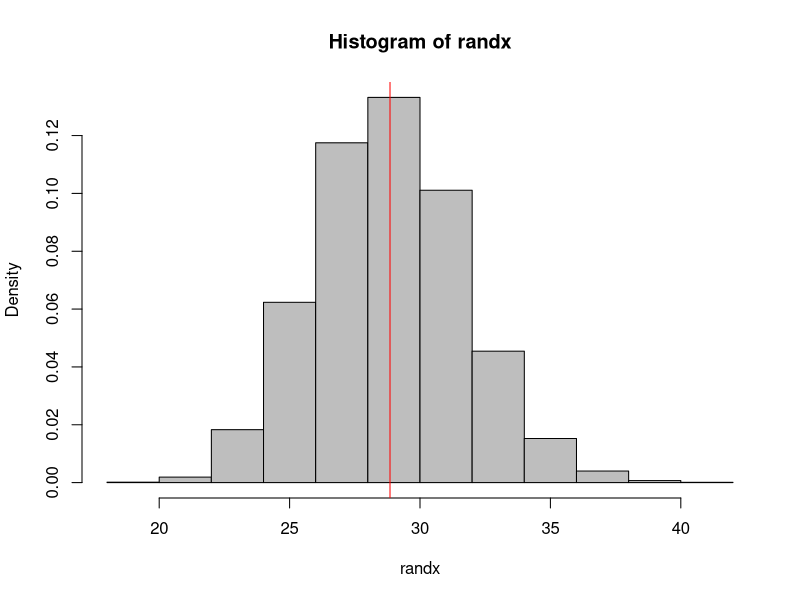

The R source for this figure:
#dataistanbul talk - April 5th, 2017
#HS Olmez (c) 2017
#
# Glass Tower example
x <- c(48,24,32,61,51,12,32,18,19,24,21,41,29,21,25,23,42,18,23,13)
n <- length(x)
cat("Mean   : ", mean(x), "     Std err   : ", sd(x)/sqrt(n), '\n')
set.seed(7) #an arbitrary seed number
randx <- replicate(10000, mean(sample(x, n, replace=T)))
bs_mean <- mean(randx) ; bs_sd <- sd(randx)
cat("Mean_bs: ", bs_mean, "  Std.dev_bs: ", bs_sd, "\n")
CI <- quantile(randx, c(0.025,0.975))
cat("CI for bootstrapped samples:", CI, "\n")
cat("Theoretical CI             :", t.test(x)$conf.int)
hist(randx, freq=FALSE, col="grey")
abline(v=mean(x), col="red")
